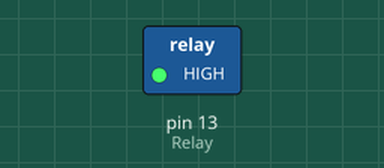
A sketch run on a simulated Arduino Uno, built with avr-gcc and run on an emulated ATmega328P. Shown: switched loads named in the sketch (green lamp = pin HIGH).

Above: at 7.5 s.
At 12.5 s:
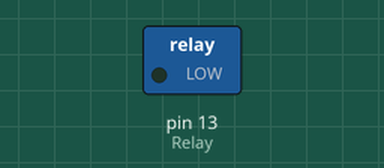
Timing chart, 0 to 18.0 s (numbered marks = the images above):
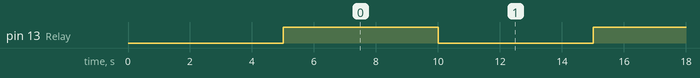

Measured:
- by itself, pin 13 (Relay): alternates HIGH for 5.0 s and LOW for 5.0 s

The sketch:

ARD027_Relay.ino.ino
```cpp
// Keyes SR1y relay blink sketch

#define RELAY_ON 1      // Define relay on pin state
#define RELAY_OFF 0     // Define relay off pin state

#define Relay  13       // Arduino pin where the relay connects

void setup()
{
  digitalWrite(Relay, RELAY_OFF);      // initialise the relay to off
  pinMode(Relay, OUTPUT);
  delay(5000);
}

void loop()         // Turn the relay on and off in sequence
{
  digitalWrite(Relay, RELAY_ON);  // turn the relay on
  delay(5000);                  // wait

  digitalWrite(Relay, RELAY_OFF); // turn the relay off
  delay(5000);                  // wait
}
```
